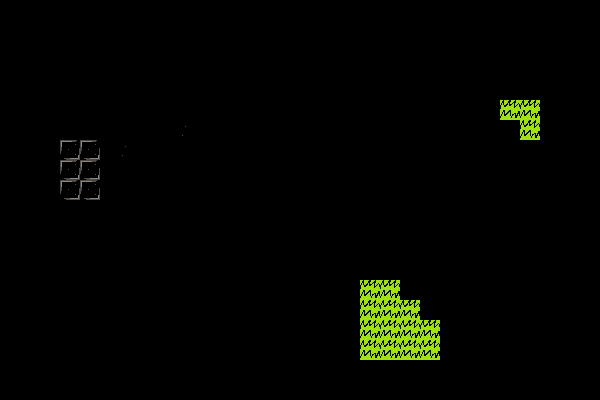

Tiled map render using the project's own tile images. Description and the map definition, with tile-layer contents summarised, below:
An orthogonal 30x20 tile map with 20x20 px tiles, 1 tile layer (Tiles) and 26 objects (15x solid, 5x Twitcher, 5x Teleport, hole).

<map version="1.0" orientation="orthogonal" renderorder="right-down" width="30" height="20" tilewidth="20" tileheight="20" nextobjectid="36">
 <tileset firstgid="1" name="tileset_a" tilewidth="20" tileheight="20" tilecount="600" columns="20">
  <image source="../scenery/tileset_a.png" trans="ff00ff" width="400" height="600" />
 </tileset>
 <layer name="Tiles" width="30" height="20">
  <properties>
   <property name="tileset" value="tileset_a" />
  </properties>
  <data>[600 cells, 428 non-empty, 22 distinct tile ids]</data>
 </layer>
 <objectgroup name="Solids">
  <object id="8" type="solid" x="40" y="80" width="20" height="80" />
  <object id="9" type="solid" x="60" y="40" width="400" height="60" />
  <object id="10" type="solid" x="40" y="180" width="20" height="80" />
  <object id="11" type="solid" x="60" y="240" width="300" height="140" />
  <object id="12" type="solid" x="240" y="200" width="120" height="40" />
  <object id="13" type="solid" x="260" y="100" width="100" height="40" />
  <object id="14" type="solid" x="460" y="40" width="20" height="40" />
  <object id="15" type="solid" x="480" y="40" width="80" height="60" />
  <object id="16" type="solid" x="540" y="100" width="40" height="120" />
  <object id="17" type="solid" x="540" y="240" width="40" height="140" />
  <object id="18" type="solid" x="560" y="220" width="20" height="20" />
  <object id="19" type="solid" x="360" y="360" width="100" height="40" />
  <object id="20" type="solid" x="480" y="360" width="60" height="40" />
  <object id="22" type="solid" x="460" y="380" width="20" height="20" />
  <object id="24" type="solid" x="20" y="160" width="20" height="20" />
  <object id="25" type="hole" x="460" y="180" width="20" height="80" />
 </objectgroup>
 <objectgroup name="Actors">
  <object id="2" name="Twitcher" type="Twitcher" x="160" y="120" width="20" height="20" />
  <object id="4" name="Twitcher" type="Twitcher" x="200" y="200" width="20" height="20" />
  <object id="5" name="Twitcher" type="Twitcher" x="380" y="120" width="20" height="20" />
  <object id="6" name="Twitcher" type="Twitcher" x="500" y="320" width="20" height="20" />
  <object id="7" name="Twitcher" type="Twitcher" x="420" y="220" width="20" height="20" />
  <object id="28" name="d1" type="Teleport" x="40" y="160" width="20" height="20">
   <properties>
    <property name="dir" value="right" />
    <property name="door" value="east" />
    <property name="target" value="d2" />
   </properties>
  </object>
  <object id="29" name="d3" type="Teleport" x="540" y="220" width="20" height="20">
   <properties>
    <property name="dir" value="left" />
    <property name="door" value="west" />
    <property name="target" value="d2" />
   </properties>
  </object>
  <object id="31" name="entry" type="Teleport" x="460" y="360" width="20" height="20">
   <properties>
    <property name="dir" value="up" />
    <property name="door" value="level_entrance" />
    <property name="target" value="w1" />
   </properties>
  </object>
  <object id="34" name="spawn" type="Teleport" x="460" y="340" width="20" height="20">
   <properties>
    <property name="dir" value="up" />
    <property name="door" value="none" />
    <property name="target" value="none" />
   </properties>
  </object>
  <object id="35" name="top" type="Teleport" x="460" y="80" width="20" height="20">
   <properties>
    <property name="dir" value="down" />
    <property name="door" value="door" />
    <property name="target" value="d3" />
   </properties>
  </object>
 </objectgroup>
</map>
